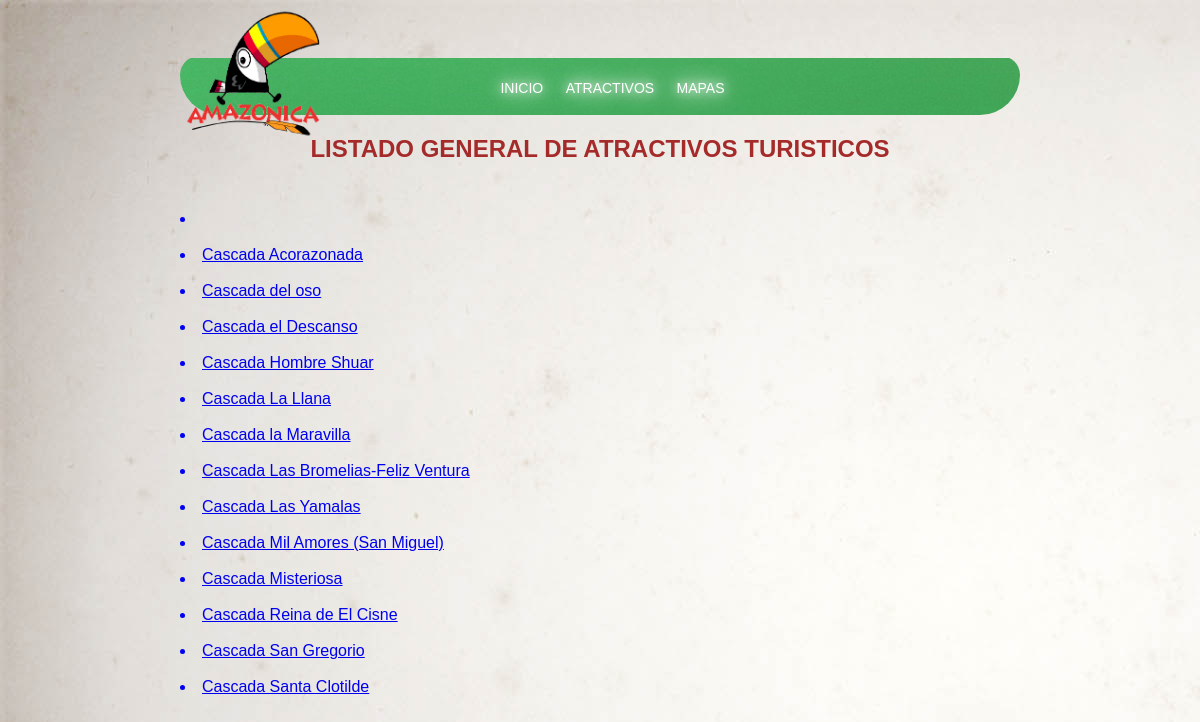
/Turismo/includes/atractivos.php, run on the app's committed database.
### tables this page shows
CREATE TABLE IF NOT EXISTS `Atractivo_Turistico` (
  `ID_Atractivo_Turistico` int(11) NOT NULL AUTO_INCREMENT,
  `Atractivo_Nombre` varchar(150) NOT NULL,
  `Atractivo_lat` varchar(50) DEFAULT NULL,
  `Atractivo_log` varchar(50) DEFAULT NULL,
  `Atractivo_Altura` int(10) DEFAULT NULL,
  `Atractivo_Temperatura` varchar(10) DEFAULT NULL,
  `Atractivo_Pluviometrica` varchar(100) DEFAULT NULL,
  `Atractivo_Caracteristicas` text,
  `Atractivo_Fortalezas` text,
  `Atractivo_Debilidades` text,
  `Atractivo_Ventajas` text,
  `Atractivo_Amenazas` text,
  `Calle` varchar(200) DEFAULT NULL,
  `Numero` int(11) DEFAULT NULL,
  `Transversal` varchar(200) DEFAULT NULL,
  `Conservacion_Usos` text,
  `Concervacion_Estado` varchar(50) DEFAULT NULL,
  `Estado_Conser_Causas` text,
  `Entorno_Estado` text,
  `Esta_Entor_Causas` text,
  PRIMARY KEY (`ID_Atractivo_Turistico`)
);

### Turismo/dll/mysql.php (the view, shortened to what this page needs)
<?php
class DB_mysql
{
	var $servidor;
	var $usuario;
	var $clave;
	var $conexion_id=0;
	var $consulta_id=0;
	function conectar( $dbhost, $dbuser, $dbpass, $dbname){
		if ($dbhost != "") $this -> servidor=$dbhost;
		if ($dbuser != "") $this -> usuario=$dbuser;
		$this ->conexion_id = mysql_connect($this->servidor, $this->usuario, $this->clave);
		return $this->conexion_id;
	}
	function consulta($SQL){
		$this->consulta_id=mysql_query($SQL, $this ->conexion_id);
		return $this->consulta_id;
	}
	function numero_de_campos(){
		return mysql_num_fields($this->consulta_id);
	}
function ListarConsulta(){
	while ($row = mysql_fetch_array($this->consulta_id)) {
		for ($i=0; $i <$this->numero_de_campos()-1; $i++) {
			echo "<a href='detellatractivo.php?id=$row[0]''><li>$row[1]</li></a>";
			echo "<br>";
		}
	}
}
}
?>

### Turismo/css/estilos_atractivos.css (style rules this page uses)
body { width: 70%; height: 30%; margin:0 auto; background-image: url("../img/fondop.jpg"); background-repeat: no-repeat; font-family: Arial,Helvetica,sans-serif; }

### data on the page
atractivo_turistico: Atractivo_Nombre "Cascada Acorazonada"
atractivo_turistico: Atractivo_Nombre "Cascada del oso"
atractivo_turistico: Atractivo_Nombre "Cascada el Descanso"
atractivo_turistico: Atractivo_Nombre "Cascada Hombre Shuar"
atractivo_turistico: Atractivo_Nombre "Cascada La Llana"
atractivo_turistico: Atractivo_Nombre "Cascada la Maravilla"
atractivo_turistico: Atractivo_Nombre "Cascada Las Bromelias-Feliz Ventura"
atractivo_turistico: Atractivo_Nombre "Cascada Las Yamalas"
atractivo_turistico: Atractivo_Nombre "Cascada Mil Amores (San Miguel)"
atractivo_turistico: Atractivo_Nombre "Cascada Misteriosa"
atractivo_turistico: Atractivo_Nombre "Cascada Reina de El Cisne"
atractivo_turistico: Atractivo_Nombre "Cascada San Gregorio"
atractivo_turistico: Atractivo_Nombre "Cascada Santa Clotilde"
